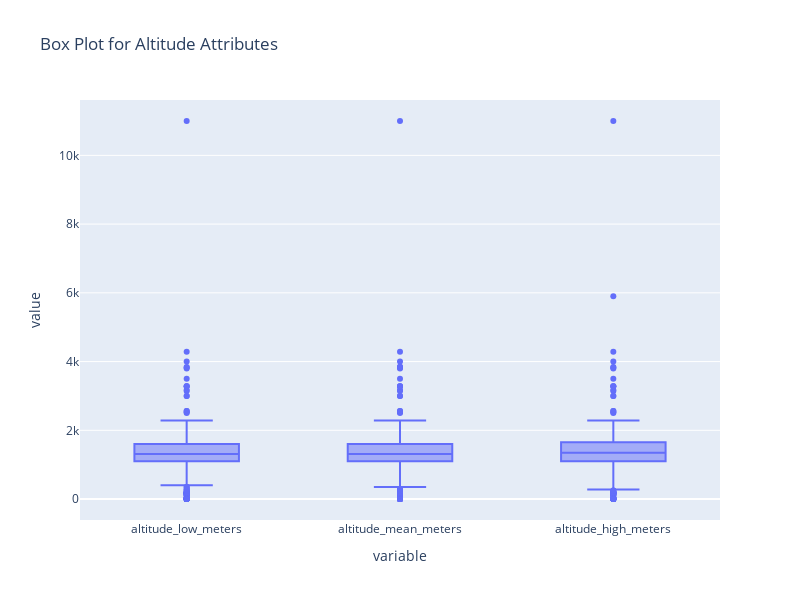

The code cell stored with this chart in its notebook:
### Code cell
# Altitude Numericals Boxplot using point_alt_view which has taken out the outliers
f = px.box(point_alt_view[['altitude_low_meters', 'altitude_mean_meters', 'altitude_high_meters']], title='Box Plot for Altitude Attributes')
f.update_layout(width=800, height=600)
f.show()

### Figure 1 — Plotly figure (JSON) as saved in the notebook; plotly's stock layout.template omitted (floating-point values rounded to 4 significant figures; data arrays with more than 128 entries replaced by an {"elided": "..."} marker saying what was removed)
{"data": [{"alignmentgroup": "True", "hovertemplate": "variable=%{x}<br>value=%{y}<extra></extra>", "legendgroup": "", "marker": {"color": "#636efa"}, "name": "", "notched": false, "offsetgroup": "", "orientation": "v", "showlegend": false, "type": "box", "x": {"elided": "3285 str values"}, "x0": " ", "xaxis": "x", "y": {"elided": "3285 float values"}, "y0": " ", "yaxis": "y"}], "layout": {"boxmode": "group", "height": 600, "legend": {"tracegroupgap": 0}, "title": {"text": "Box Plot for Altitude Attributes"}, "width": 800, "xaxis": {"anchor": "y", "domain": [0, 1], "title": {"text": "variable"}}, "yaxis": {"anchor": "x", "domain": [0, 1], "title": {"text": "value"}}}}
